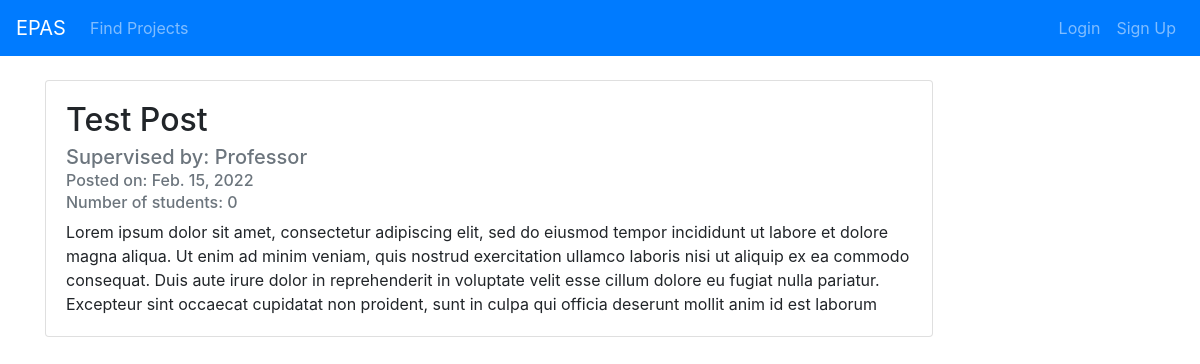
The app's page /post/1/ with its own data.
### projectListing/models.py (models this page shows, shortened)
class Post(models.Model):
    courses = (
    ('CSI4900', 'CSI4900'),
    )
    title = models.CharField(max_length=100, verbose_name='Project name:')
    description = models.TextField(verbose_name='Project description:')
    date_posted = models.DateField(default=timezone.now)
    professor = models.ForeignKey(User, on_delete=models.CASCADE)
    student = models.ForeignKey(User, null=True, on_delete=models.CASCADE, related_name='student')
    desiredNumStudents = models.IntegerField(verbose_name='Ideal number of students')
    maxNumStudents = models.IntegerField(verbose_name='Max number of students:')
    minTermLength = models.IntegerField(verbose_name='Min number of months:')
    maxTermLength = models.IntegerField(verbose_name='Max number of months:')
    relatedProgram = models.CharField(max_length=100, verbose_name='Program:')
    course = models.CharField(
                max_length=100,
                choices=courses,
                blank=True,
                default="null",
                verbose_name='Course:')
    active = models.BooleanField(default=False, verbose_name='Active')
    isApproved = models.BooleanField(default=False, verbose_name='Approve?')
    completed = models.BooleanField(default=False, verbose_name='Mark as complete?')

### projectListing/views.py (the view)
# urls.py: path('post/<int:pk>/', PostDetailView.as_view(), name='post-detail'),
class PostDetailView(DetailView):
    model = Post

### projectListing/templates/projectListing/post_detail.html (shortened to what this page needs)
{% extends "projectListing/base.html" %}
{% load i18n %}
{% block content %}
<br>
            <div class="card" style="min-width: 80%; max-width: 80%; margin-bottom: 2rem;">
                <div class="card-body">
                    <h2 class="card-title">{{ object.title }}</h2>
                    <h5 class="card-subtitle mb-2 text-muted">{% trans "Supervised by: Professor" %} {{ object.professor.last_name }}</h3>
                    <h6 class="card-subtitle mb-2 text-muted">{% trans "Posted on:" %} {{ object.date_posted }}</h3>
                    <h6 class="card-subtitle mb-2 text-muted">{% trans "Number of students:" %} {{ object.desiredNumStudents}}</h3>
                    <p class="card-text">{{ object.description }}</p>
                </div>
            </div>
{% endblock content %}

### records on screen
Post: title "Test Post", date_posted "Feb. 15, 2022", desiredNumStudents "0", description "Lorem ipsum dolor sit amet, consectetur adipiscing elit, sed do eiusmod tempor incididunt ut labore et dolore magna aliqua. Ut enim ad minim veniam, quis nostrud exercitation ullamco laboris nisi ut aliquip ex ea commodo consequat. Duis aute irure dolor in reprehenderit in voluptate velit esse cillum dolore eu fugiat nulla pariatur. Excepteur sint occaecat cupidatat non proident, sunt in culpa qui officia deserunt mollit anim id est laborum"
